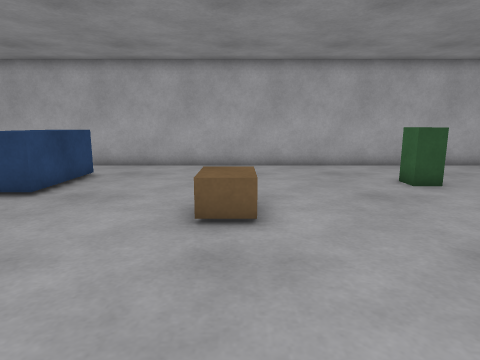
[1] (above)

24 first-person views from a walk through a world built for the Gazebo simulator. The camera is 0.94 m above the floor, tilts 10° down and sees 75° across. The floor is counted in squares, 0.5 m on a side. Each view is taken from the middle of a square. On the plan, view 1 faces up. The plan holds only what a view shows up to about 17 squares ahead; the rest is blank. The place goes on beyond the plan.

[2]
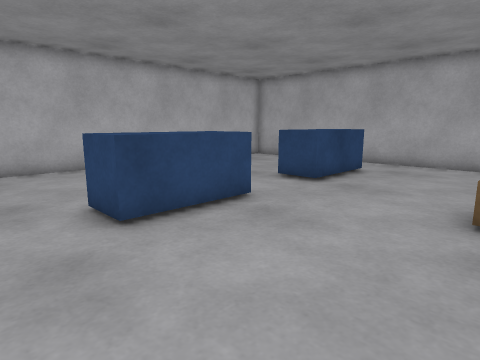

[3]
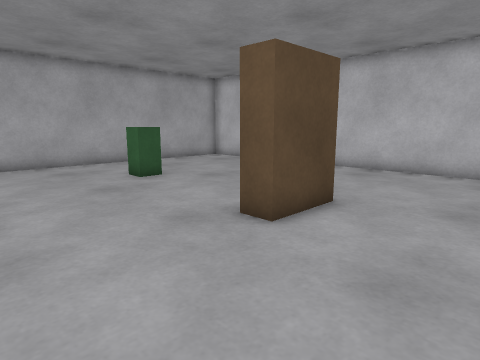

[4]
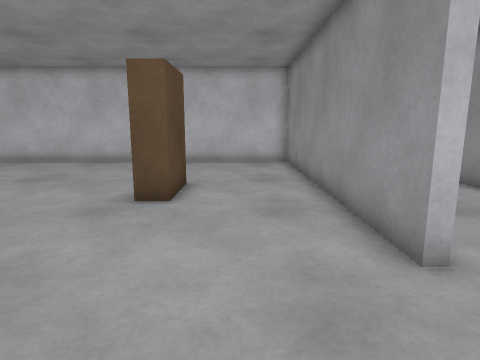

[5]
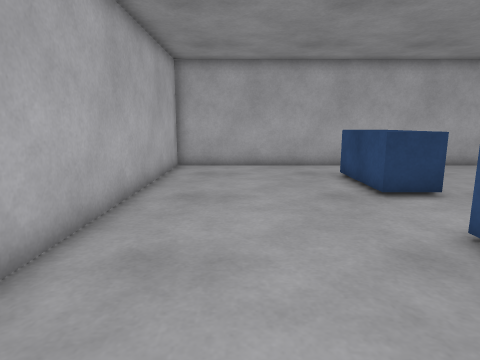

[6]
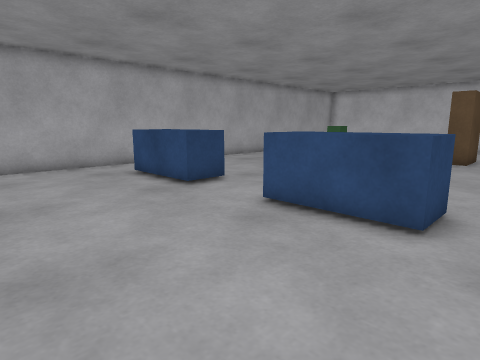

[7]
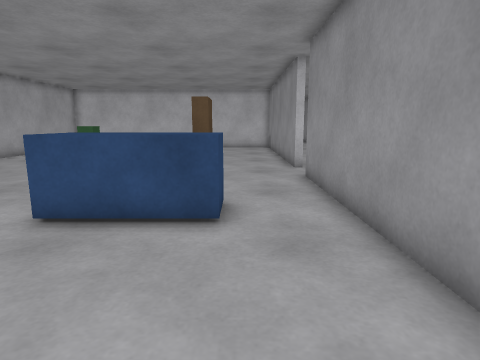

[8]
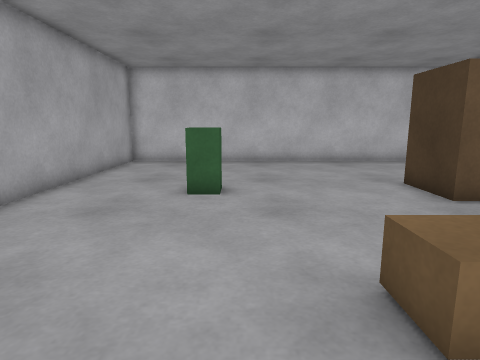

[9]
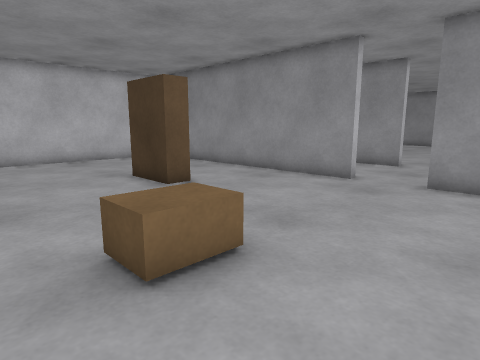

[10]
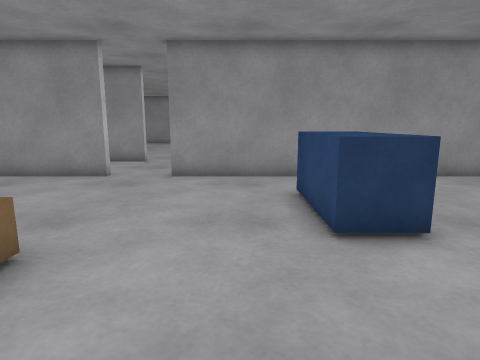

[11]
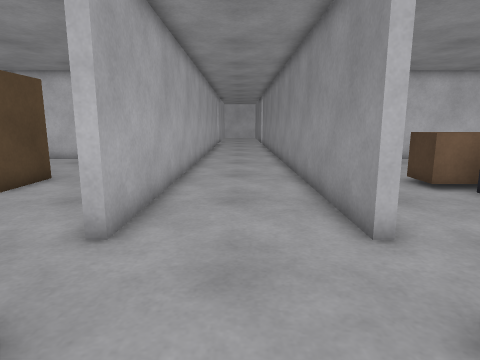

[12]
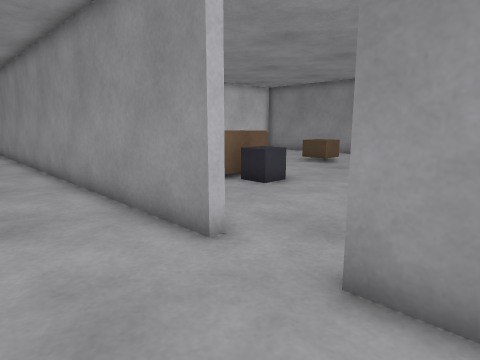

[13]
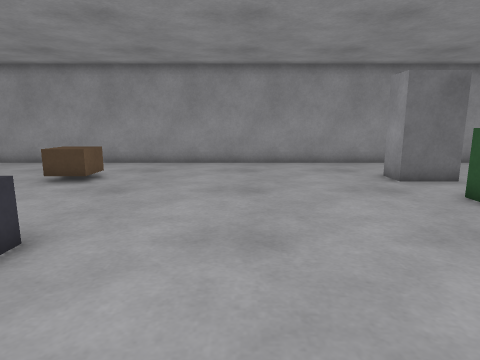

[14]
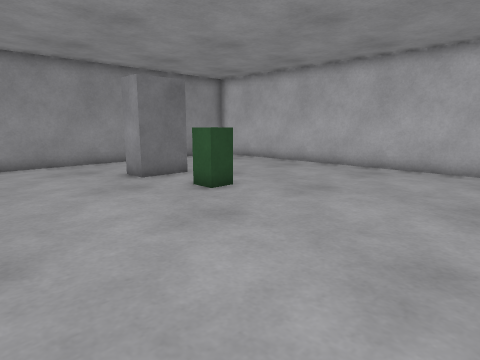

[15]
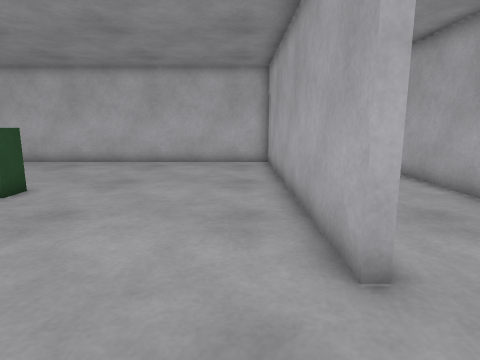

[16]
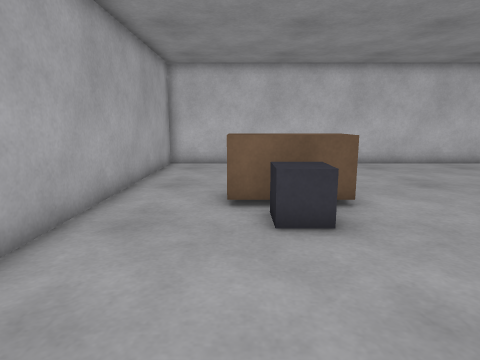

[17]
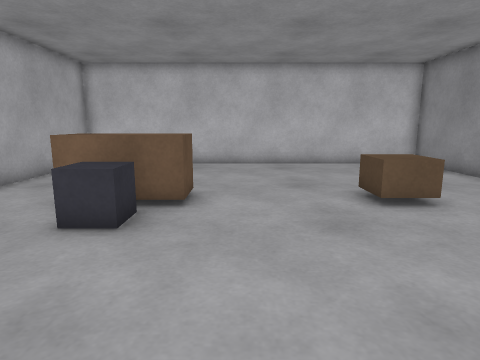

[18]
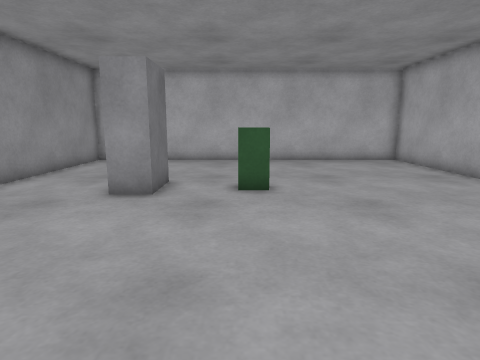

[19]
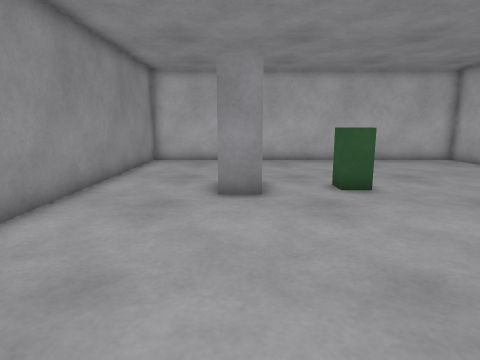

[20]
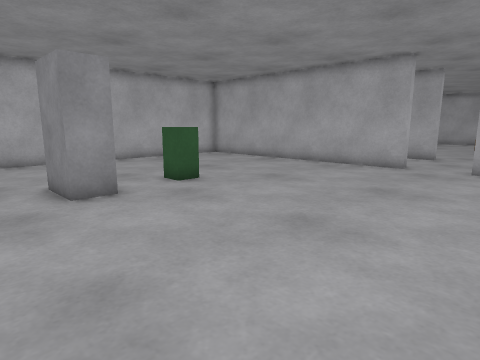

[21]
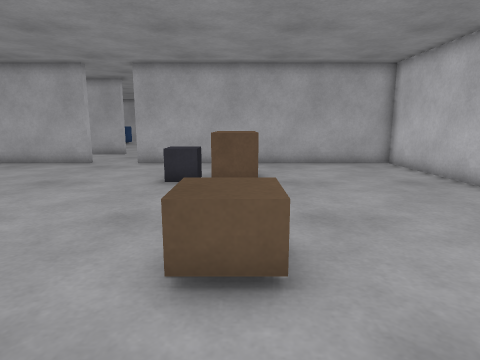

[22]
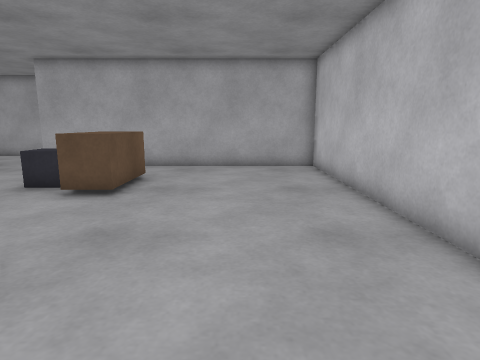

[23]
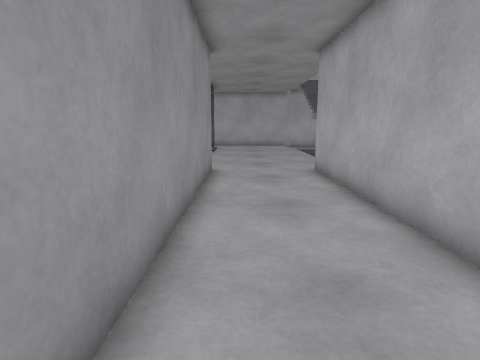

[24]
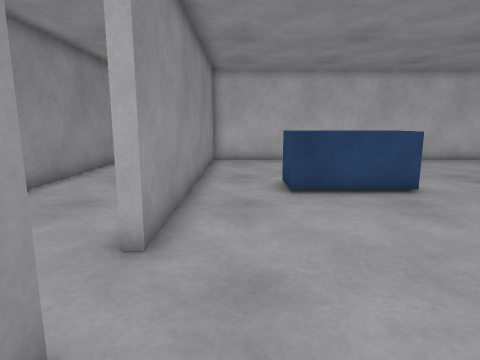

### Floor plan
Ten units are one square. View 1 is at (0, 0); x grows to the right and y downward. Boxes are objects, and circles mark ways between rooms. Rooms are numbered by the first view taken in them; rooms with no view inside come last. Other rooms are left out.
<svg viewBox="-149 -151 289 382">
<path fill="none" stroke="#000" d="M9 18 9 14 134 14 134 -146 -139 -146 -139 14 -15 14 -15 18M-144 62 -15 62M-49 18 -144 18M-15 18 -26 18M9 62 135 62M135 18 9 18M-15 62 -15 66 -139 66 -139 226 134 226 134 66 9 66 9 62"/>
<rect x="-75" y="-55" width="20" height="50" fill="#bbb"><title>blue box</title></rect>
<rect x="-75" y="-125" width="20" height="50" fill="#bbb"><title>blue box</title></rect>
<rect x="-15" y="-75" width="20" height="20" fill="#bbb"><title>brown box</title></rect>
<rect x="45" y="-45" width="30" height="20" fill="#bbb"><title>brown box</title></rect>
<rect x="45" y="-105" width="20" height="10" fill="#bbb"><title>green box</title></rect>
<rect x="-75" y="165" width="30" height="30" fill="#bbb"><title>grey box</title></rect>
<rect x="-75" y="135" width="20" height="20" fill="#bbb"><title>green box</title></rect>
<rect x="25" y="105" width="30" height="20" fill="#bbb"><title>grey box</title></rect>
<rect x="45" y="165" width="30" height="30" fill="#bbb"><title>brown box</title></rect>
<rect x="45" y="95" width="30" height="40" fill="#bbb"><title>brown box</title></rect>
<circle cx="-5" cy="15" r="3" fill="#2a7"/>
<circle cx="-5" cy="65" r="3" fill="#2a7"/>
<text x="-10" y="-70">1</text>
<text x="-120" y="50">2</text>
<text x="-10" y="150">3</text>
</svg>
Room 1 opens to room 2. Room 2 opens to room 3.

Where each view was taken, in squares from view 1:
view 1: 0 up, 0 right, facing up
view 2: 1 down, 0 right, facing up-left
view 3: 1 down, 0 right, facing up-right
view 4: 1 up, 3 left, facing right
view 5: 0 up, 11 left, facing up
view 6: 0 up, 13 left, facing up-right
view 7: 1 up, 13 left, facing right
view 8: 9 up, 3 left, facing right
view 9: 9 up, 4 left, facing down-right
view 10: 10 up, 4 left, facing down
view 11: 4 down, 4 left, facing right
view 12: 3 down, 3 left, facing down-right
view 13: 7 down, 0 right, facing down
view 14: 7 down, 0 right, facing down-left
view 15: 8 down, 2 right, facing left
view 16: 10 down, 2 left, facing right
view 17: 14 down, 2 left, facing right
view 18: 15 down, 3 right, facing left
view 19: 18 down, 3 right, facing left
view 20: 21 down, 3 right, facing up-left
view 21: 22 down, 6 right, facing up
view 22: 21 down, 10 right, facing up
view 23: 5 down, 1 left, facing left
view 24: 0 up, 3 right, facing left
